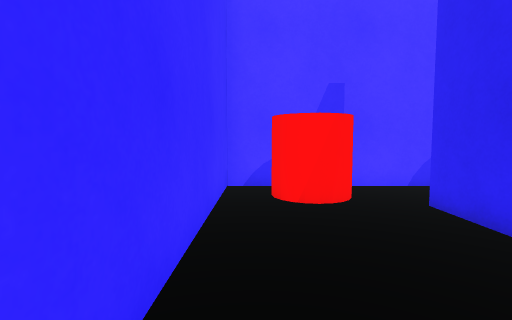
View 1 (above)

23 first-person views from a walk through a scene from a Unity 3-D project. The camera is 1.5 m above the floor, tilts 4° down and sees 85° across. The floor is counted in squares, 1 m on a side. Each view is taken from the middle of a square. On the plan, view 1 faces up. The plan holds only what a view shows up to about 14 squares ahead; the rest is blank. The place goes on beyond the plan. The player is left out. Some surface patterns are stand-ins.

View 2
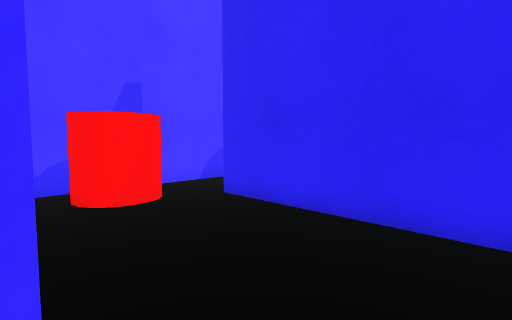

View 3
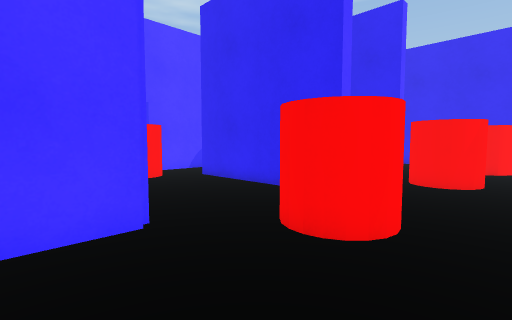

View 4
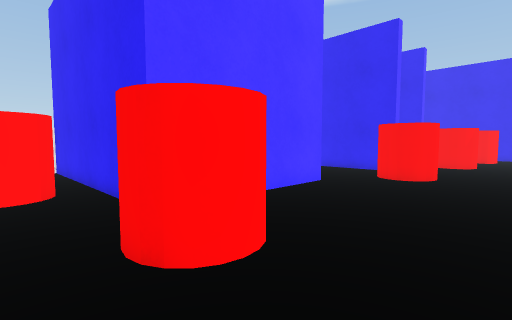

View 5
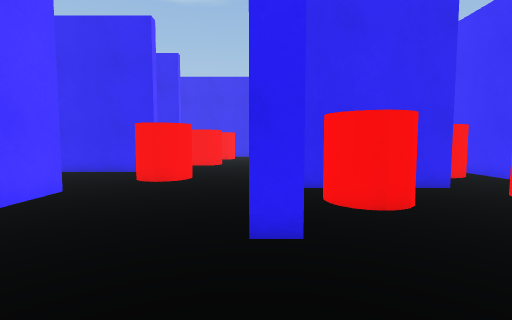

View 6
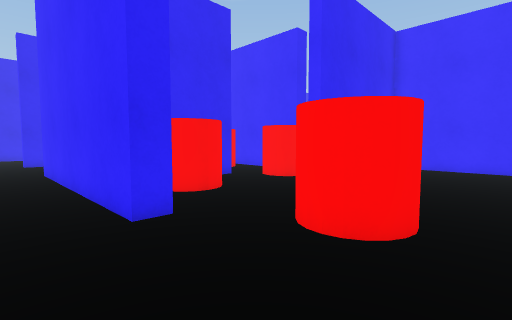

View 7
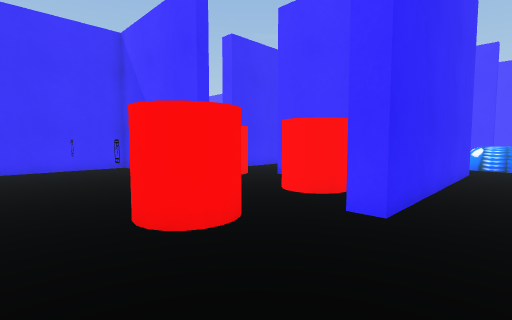

View 8
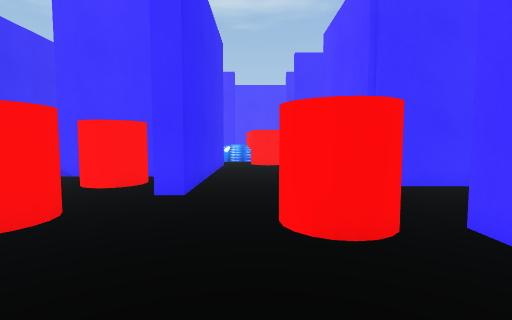

View 9
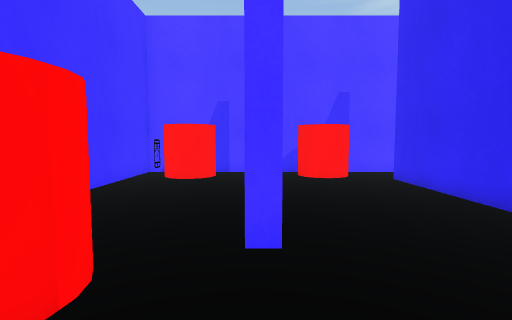

View 10
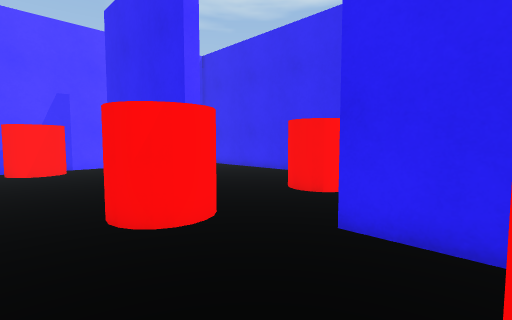

View 11
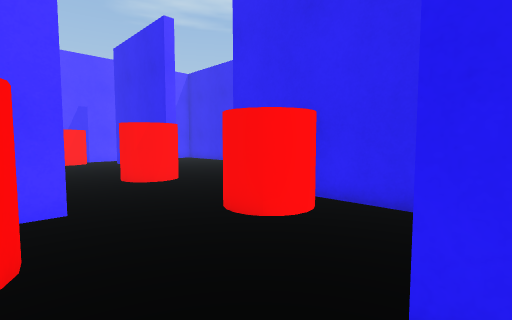

View 12
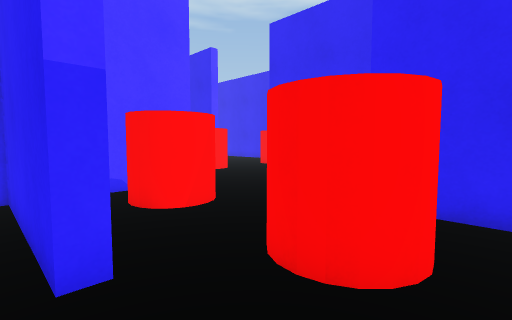

View 13
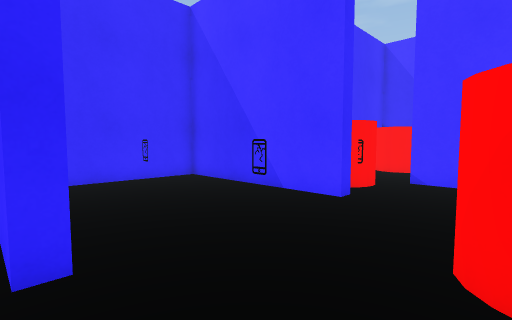

View 14
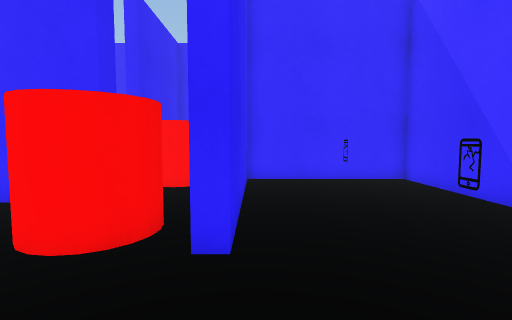

View 15
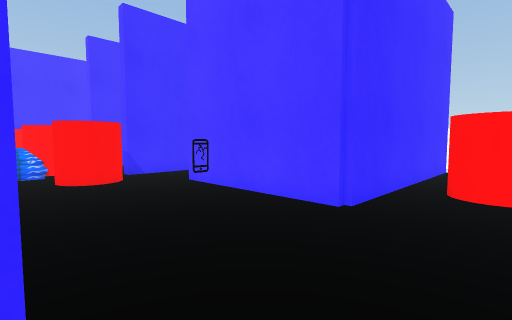

View 16
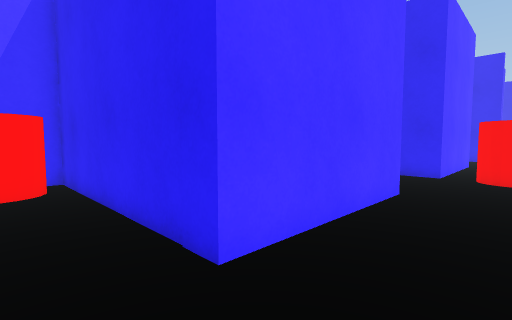

View 17
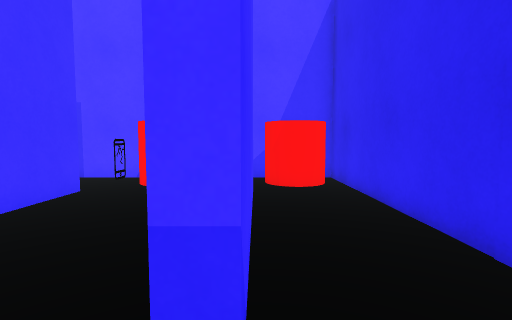

View 18
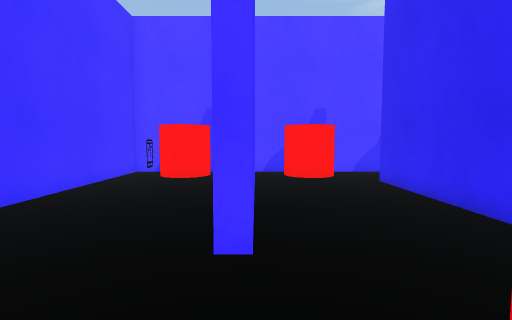

View 19
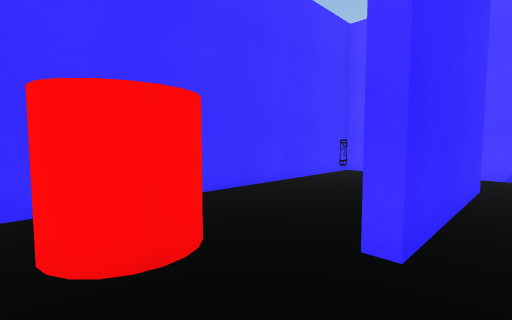

View 20
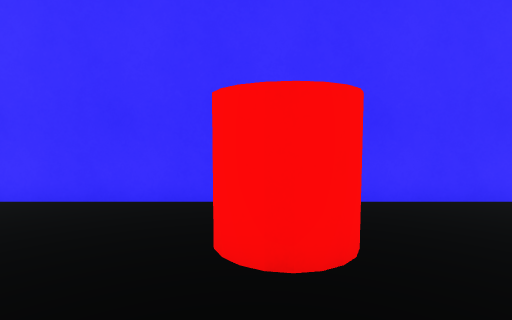

View 21
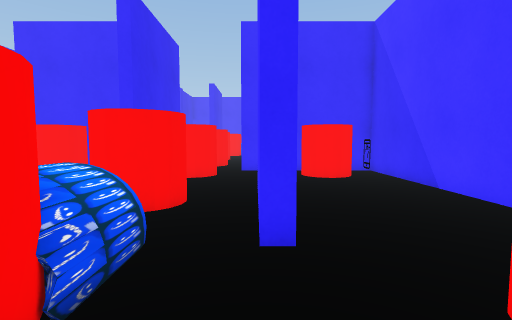

View 22
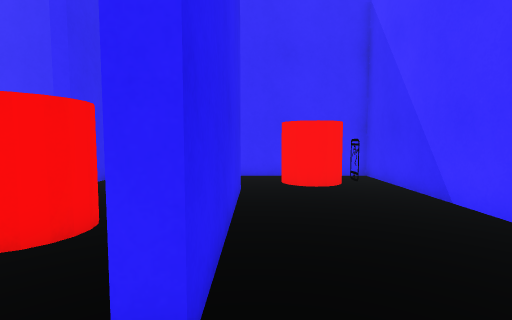

View 23
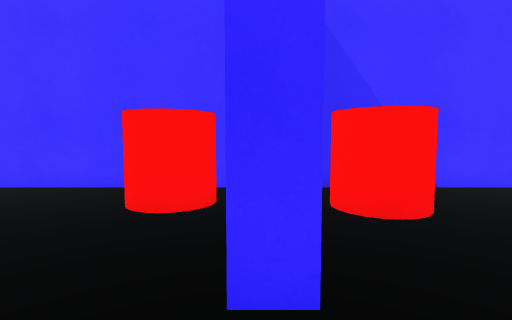

### Floor plan
Points are (right, up) in squares from view 1. A wall is a line through its corners. A room is listed if a view was taken in it or the views show most of it. See-through windows are left out.
Room 1 (view 1)
walls: (3.9, 0.1) (3.9, 6.2); (4.6, 8.9) (-0.9, 8.9) (-0.9, 0.9)
glass walls: (1.6, 3.1) (1.6, 2.6)
ways out: opening at (1.7, -0.3) to room 2; opening at (4, 7.5) to room 2
objects: red cylinder (2, 7)
Room 2 (views 2, 3, 4, 5, 6, 7, 8, 9, 10, 11, 12, 13, 14, 15, 16, 17, 18, 19, 20, 21, 22, 23)
walls: (-11.1, -11.5) (-10.6, -11.5) (-10.6, -18.4) (-4.7, -18.4) (-4.7, -11.5) (-4.2, -11.5) (-4.2, -13.1); (-14.3, -9.5) (-14.3, -11); (-5, -5.8) (-5, -4.7) (4.2, -4.7); (-19.5, -4.7) (-10.3, -4.7) (-10.3, -5.8); (0, -10.9) (-0.5, -10.9) (-0.5, -5.6); (-21.6, -13.2) (-21.6, -12.6); (-1, 0.5) (-7.5, 0.5) (-7.5, 10); (0.6, -14.5) (3.5, -14.5); (-21.6, 0.8) (-21.6, 6); (4.2, -5.7) (1.5, -5.7); (-21.1, 3.9) (-21.1, -0.5) (-21.6, -0.5); (-26.6, -11) (-26.6, -4.7) (-26, -4.7); (5, -13.9) (5, -11.4); (4.4, -0.3) (3.8, -0.3); (-11.8, 10) (-11.8, 0.5) (-18, 0.5) (-18, 8.9); (-28.2, -14.5) (-25.3, -14.5) (-25.3, -15.2); (-20.1, 8.9) (-22.4, 8.9); (9.2, -10.4) (9.2, -4.8); (-26, 6) (-26, -0.5) (-26.6, -0.5); (-31.5, -3.2) (-31.5, -14.5) (-30.5, -14.5); (-24.6, 8.9) (-28.1, 8.9); (9.2, 1.5) (9.2, 6.5); (-31.5, -19) (-31.5, -22.5); (6.1, 8.9) (4.6, 8.9); (-30.4, 8.9) (-31.5, 8.9) (-31.5, -0.6); (10.5, 8.9) (8, 8.9)
glass walls: (-8, -11.6) (-8, -12.1); (-14, -1.4) (-14, -1.9); (-8, -16.8) (-8, -17.2); (-23.4, 3.1) (-23.4, 2.6); (-28.7, -7.5) (-28.7, -8); (-28.7, 3.2) (-28.7, 2.8)
ways out: opening at (1.7, -0.3) to room 1; opening at (4, 7.5) to room 1
objects: red cylinder (-29, -17); red cylinder (-29, -13); red cylinder (-29, -4) to (-29, -3); red cylinder (-29, 7) to (-29, 8); red cylinder (-23, -13); red cylinder (-23, -8) to (-23, -7); red cylinder (-23, -3); red cylinder (-23, 7) to (-23, 8); red cylinder (-19, -2); red cylinder (-19, 7) to (-19, 8); red cylinder (-18, -12); red cylinder (-12, -12); red cylinder (-12, -8); red cylinder (-9, 4); red cylinder (-8, -8); red cylinder (-8, -2) to (-8, -1); red cylinder (-3, -18); red cylinder (-3, -12); red cylinder (-3, -8); red cylinder (2, -12); red cylinder (2, -8); red cylinder (2, -2); red cylinder (7, -8); red cylinder (7, -3); red cylinder (7, 7); red cylinder (11, -2)

Positions as (right, up) in squares from view 1, and headings:
1: (0, 0), facing up
2: (-1, 0), facing up-right
3: (-3, -4), facing up-right
4: (-10, -5), facing up-right
5: (-9, -5), facing right
6: (-10, -3), facing down-right
7: (-5, -3), facing down-left
8: (-3, -3), facing left
9: (4, -4), facing up
10: (5, -7), facing up-right
11: (3, -12), facing up-right
12: (-1, -14), facing up-right
13: (-4, -8), facing down-left
14: (-5, -8), facing down
15: (-9, -5), facing up-left
16: (-20, -2), facing up-right
17: (-21, -2), facing up
18: (-26, -4), facing up
19: (-25, -4), facing up-left
20: (-25, -3), facing left
21: (-26, -1), facing down
22: (-27, -3), facing down
23: (-23, -15), facing left
